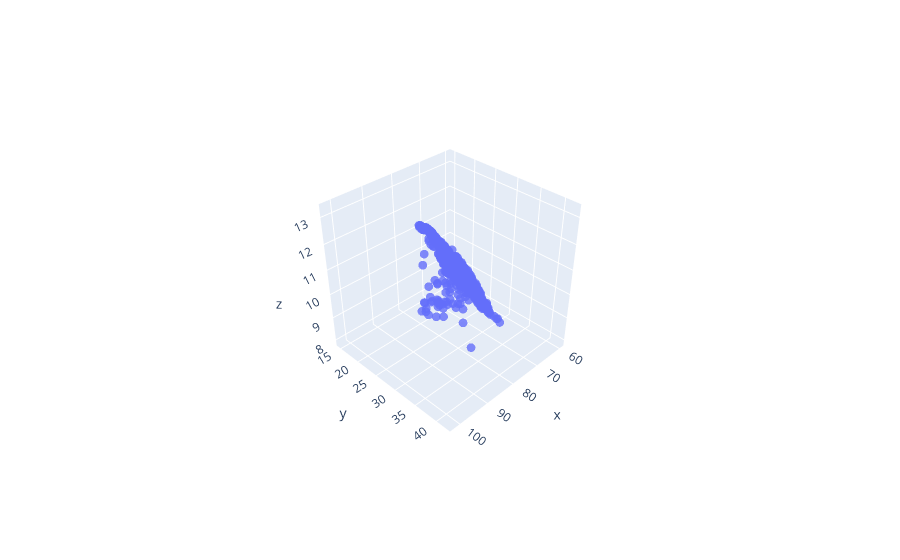

This figure's notebook cell:
### Code cell
import plotly.graph_objects as go

fig = go.Figure(data = [go.Scatter3d(
    x = df["eturb_m2_steam_flow_in"],
    y = df["eturb_m2_steam_flow_side"],
    z = df["eturb_m2_electricity_generation"],
    mode = 'markers',
    marker = dict(
        size = 3,
        # color=z,                # set color to an array/list of desired values
        # colorscale='Viridis',   # choose a colorscale
        opacity = 0.8
    )
)])

# tight layout
fig.update_layout(margin=dict(l=0, r=0, b=0, t=0))
fig.show()

### Figure 1 — Plotly figure (JSON) as saved in the notebook; plotly's stock layout.template omitted (floating-point values rounded to 4 significant figures; data arrays with more than 128 entries replaced by an {"elided": "..."} marker saying what was removed)
{"data": [{"marker": {"opacity": 0.8, "size": 3}, "mode": "markers", "type": "scatter3d", "x": {"elided": "1440 float values"}, "y": {"elided": "1440 float values"}, "z": {"elided": "1440 float values"}}], "layout": {"autosize": true, "margin": {"b": 0, "l": 0, "r": 0, "t": 0}, "scene": {"aspectmode": "auto", "aspectratio": {"x": 1, "y": 1, "z": 1}, "camera": {"center": {"x": 0, "y": 0, "z": 0}, "eye": {"x": 2.269, "y": 2.269, "z": 2.269}, "projection": {"type": "perspective"}, "up": {"x": 0, "y": 0, "z": 1}}}}}
